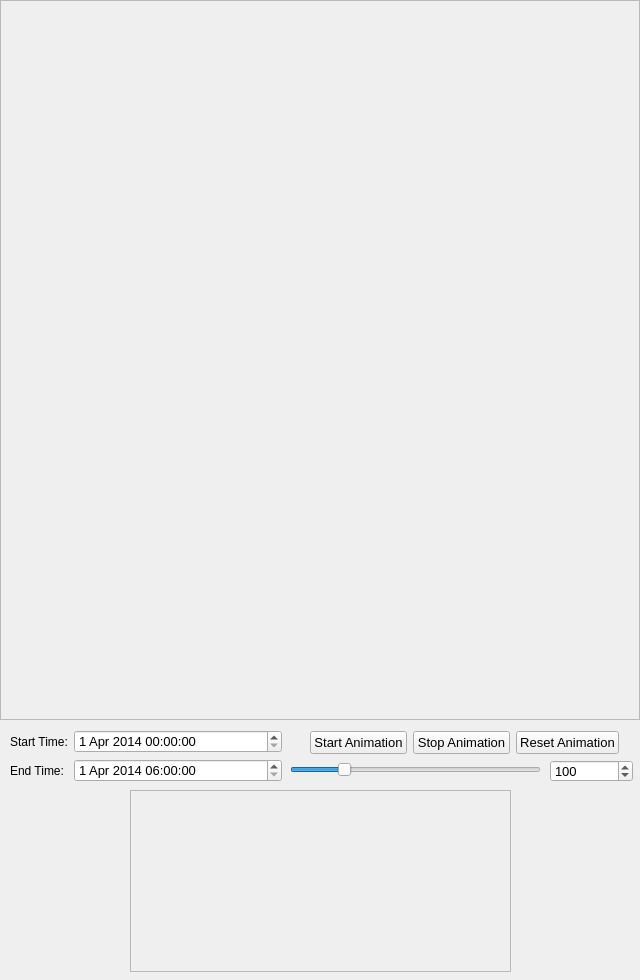
<?xml version="1.0" encoding="UTF-8"?>
<ui version="4.0">
 <class>widget_MED</class>
 <widget class="QWidget" name="widget_MED">
  <property name="geometry">
   <rect>
    <x>0</x>
    <y>0</y>
    <width>640</width>
    <height>980</height>
   </rect>
  </property>
  <property name="font">
   <font>
    <pointsize>10</pointsize>
   </font>
  </property>
  <property name="windowTitle">
   <string>COSMOS Data Management Tool - MED Preview</string>
  </property>
  <property name="windowIcon">
   <iconset>
    <normaloff>../../cosmosroot/resources/logo/cosmos_symbol.png</normaloff>../../cosmosroot/resources/logo/cosmos_symbol.png</iconset>
  </property>
  <widget class="QWidget" name="formLayoutWidget">
   <property name="geometry">
    <rect>
     <x>10</x>
     <y>730</y>
     <width>272</width>
     <height>52</height>
    </rect>
   </property>
   <layout class="QFormLayout" name="layout_times">
    <item row="0" column="0">
     <widget class="QLabel" name="label_startTime">
      <property name="font">
       <font>
        <pointsize>9</pointsize>
       </font>
      </property>
      <property name="text">
       <string>Start Time:</string>
      </property>
     </widget>
    </item>
    <item row="0" column="1">
     <widget class="QDateTimeEdit" name="dateTimeEdit_start">
      <property name="date">
       <date>
        <year>2014</year>
        <month>4</month>
        <day>1</day>
       </date>
      </property>
     </widget>
    </item>
    <item row="1" column="0">
     <widget class="QLabel" name="label_endTime">
      <property name="font">
       <font>
        <pointsize>9</pointsize>
       </font>
      </property>
      <property name="text">
       <string>End Time:</string>
      </property>
     </widget>
    </item>
    <item row="1" column="1">
     <widget class="QDateTimeEdit" name="dateTimeEdit_end">
      <property name="dateTime">
       <datetime>
        <hour>6</hour>
        <minute>0</minute>
        <second>0</second>
        <year>2014</year>
        <month>4</month>
        <day>1</day>
       </datetime>
      </property>
      <property name="date">
       <date>
        <year>2014</year>
        <month>4</month>
        <day>1</day>
       </date>
      </property>
      <property name="time">
       <time>
        <hour>6</hour>
        <minute>0</minute>
        <second>0</second>
       </time>
      </property>
     </widget>
    </item>
   </layout>
  </widget>
  <widget class="QWidget" name="layoutWidget">
   <property name="geometry">
    <rect>
     <x>310</x>
     <y>730</y>
     <width>309</width>
     <height>26</height>
    </rect>
   </property>
   <layout class="QHBoxLayout" name="layout_button">
    <item>
     <widget class="QPushButton" name="button_startAnimation">
      <property name="text">
       <string>Start Animation</string>
      </property>
     </widget>
    </item>
    <item>
     <widget class="QPushButton" name="button_stopAnimation">
      <property name="text">
       <string>Stop Animation</string>
      </property>
     </widget>
    </item>
    <item>
     <widget class="QPushButton" name="button_resetAnimation">
      <property name="text">
       <string>Reset Animation</string>
      </property>
     </widget>
    </item>
   </layout>
  </widget>
  <widget class="QSlider" name="horizontalSlider_seconds">
   <property name="geometry">
    <rect>
     <x>290</x>
     <y>760</y>
     <width>251</width>
     <height>20</height>
    </rect>
   </property>
   <property name="minimum">
    <number>1</number>
   </property>
   <property name="maximum">
    <number>500</number>
   </property>
   <property name="value">
    <number>100</number>
   </property>
   <property name="orientation">
    <enum>Qt::Horizontal</enum>
   </property>
  </widget>
  <widget class="QSpinBox" name="spinBox_seconds">
   <property name="geometry">
    <rect>
     <x>550</x>
     <y>760</y>
     <width>83</width>
     <height>22</height>
    </rect>
   </property>
   <property name="suffix">
    <string/>
   </property>
   <property name="prefix">
    <string/>
   </property>
   <property name="minimum">
    <number>1</number>
   </property>
   <property name="maximum">
    <number>500</number>
   </property>
   <property name="value">
    <number>100</number>
   </property>
  </widget>
  <widget class="QScrollArea" name="scrollArea">
   <property name="geometry">
    <rect>
     <x>130</x>
     <y>790</y>
     <width>381</width>
     <height>182</height>
    </rect>
   </property>
   <property name="font">
    <font>
     <pointsize>9</pointsize>
    </font>
   </property>
   <property name="widgetResizable">
    <bool>true</bool>
   </property>
   <widget class="QWidget" name="scrollAreaWidgetContents">
    <property name="geometry">
     <rect>
      <x>0</x>
      <y>0</y>
      <width>379</width>
      <height>180</height>
     </rect>
    </property>
   </widget>
  </widget>
  <widget class="QFrame" name="MED">
   <property name="geometry">
    <rect>
     <x>0</x>
     <y>0</y>
     <width>640</width>
     <height>720</height>
    </rect>
   </property>
   <property name="font">
    <font>
     <pointsize>10</pointsize>
    </font>
   </property>
   <property name="frameShape">
    <enum>QFrame::StyledPanel</enum>
   </property>
   <property name="frameShadow">
    <enum>QFrame::Raised</enum>
   </property>
  </widget>
 </widget>
 <resources/>
 <connections/>
</ui>
